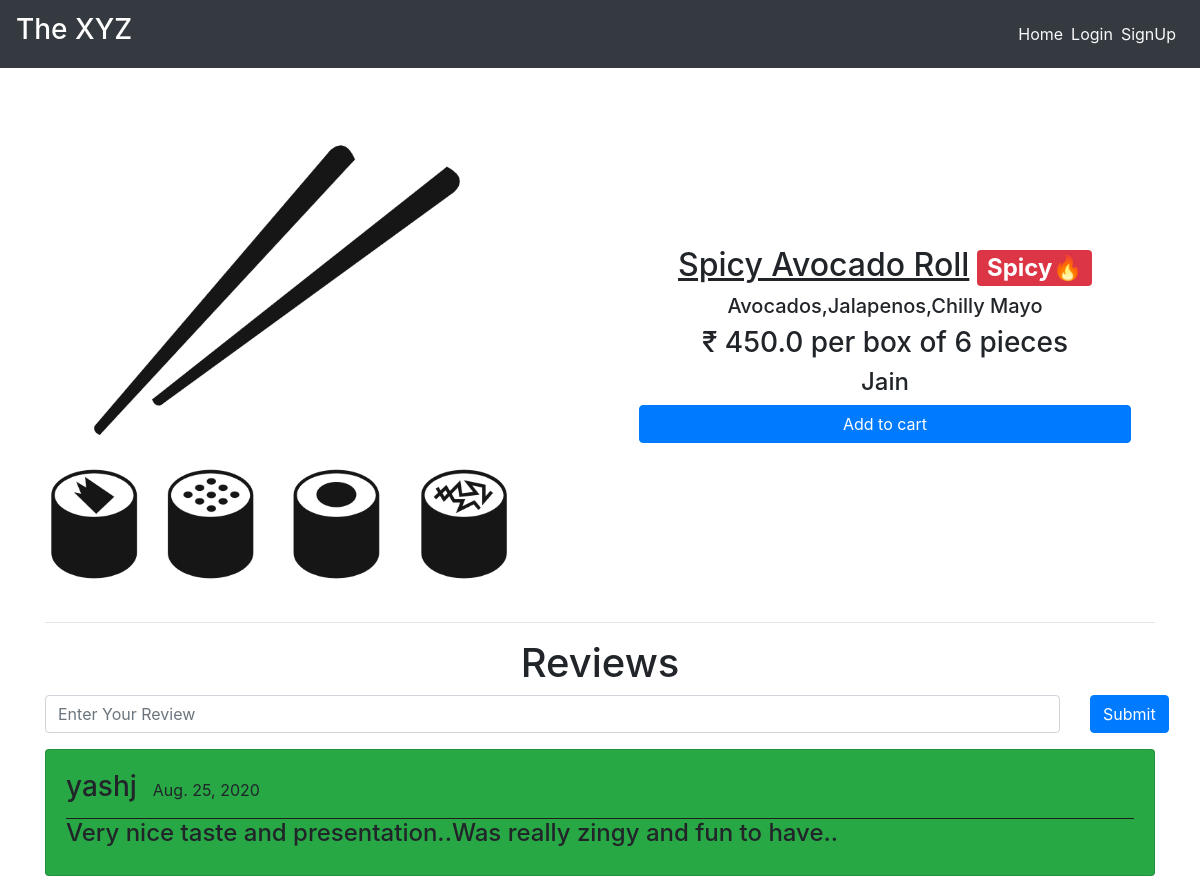
Before: /dishes/spicy-avocado with the older database file.
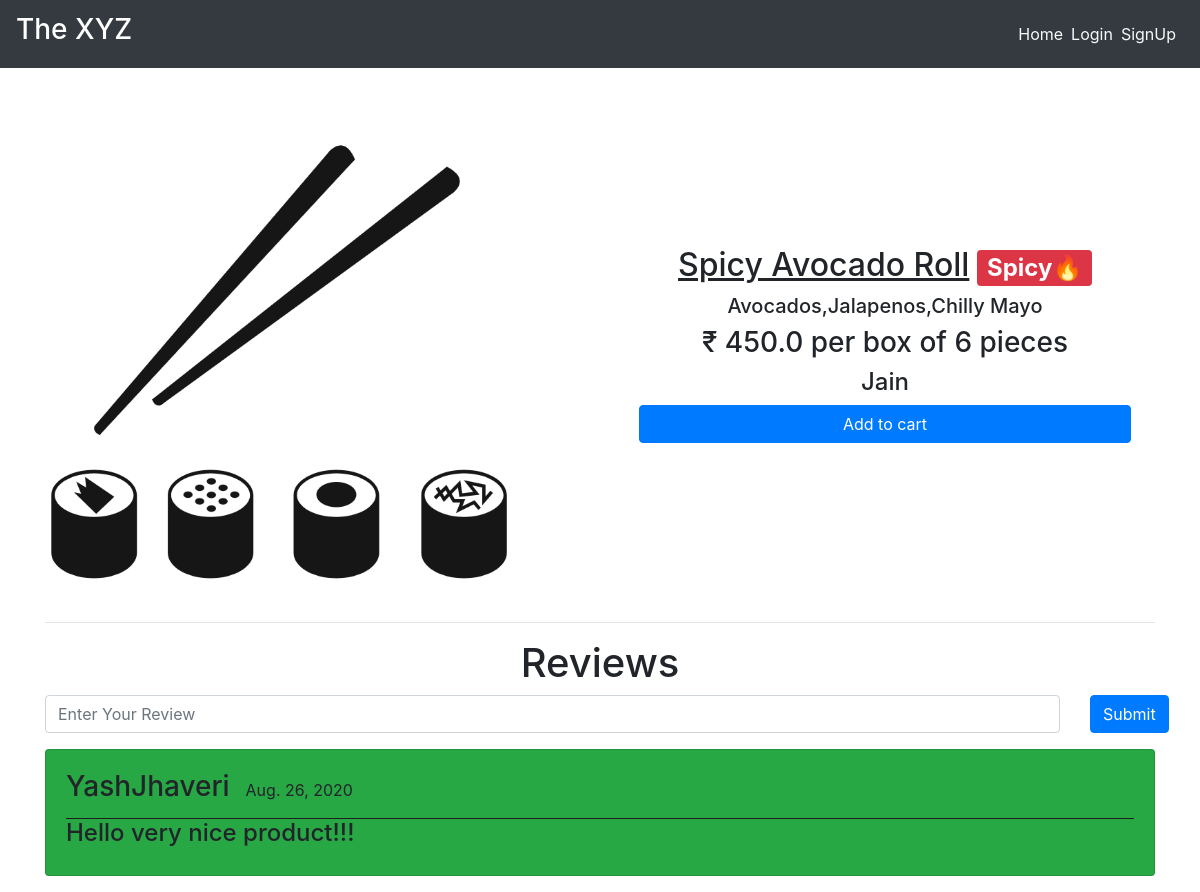
After: the same page with the newer database file.
### main/models.py (models this page shows, shortened)
class Reviews(models.Model):
    user = models.ForeignKey(User, on_delete = models.CASCADE)
    item = models.ForeignKey(Item, on_delete = models.CASCADE)
    rslug = models.SlugField()
    review = models.TextField()
    posted_on = models.DateField(default=timezone.now)
    class Meta:
        verbose_name = 'Review'
        verbose_name_plural = 'Reviews'

### main/views.py (the view)
# urls.py: path('dishes/<slug>', views.menuDetail, name='dishes'),
def menuDetail(request, slug):
    item = Item.objects.filter(slug=slug).first()
    reviews = Reviews.objects.filter(rslug=slug).order_by('-id')[:7]
    context = {
        'item' : item,
        'reviews' : reviews,
    }
    return render(request, 'main/dishes.html', context)

### main/templates/main/dishes.html (shortened to what this page needs)
{% extends "main/layout.html" %}
{% block content %}
<div class="dishes">
  <main class="mt-3 pt-4 main">
    <div class="container dark-grey-text">
      <div class="row wow fadeIn">
        <div class="col-md-6 mb-4">
          <img src="{{ item.image.url }}" class="img-fluid mt-4" alt="">
        </div>
        <div class="col-md-6 mb-4 information">
          <div class="p-4 content">
            <div class="mt-0">
                <h2><u>{{ item.title }}</u><span class="badge badge-{{ item.label_colour }} ml-2">{{ item.labels }}</span></h2>
            </div>
            <div class="lead">
              {% if item.description %}
              <h5>{{ item.description }}</h5>
              {% endif %}
              <h3>₹ {{ item.price }} per box of {{ item.pieces}} pieces</h3>
              <h4>{{ item.instructions }}</h4>
            </div>
            <a href="{% url 'main:add-to-cart' item.slug %}" class="btn btn-primary btn-md my-0 p">Add to cart</a>
          </div>
        </div>
      </div>
      <hr>
    </div>
  </main>
  <div class="container">
    <h1 class="text-center">Reviews</h1>
    <form action="{% url 'main:add_reviews' %}" method="POST" class="mb-3">
      <div class="row">
        <div class="col-sm-11">
          <input type="text" name="review" class="form-control" placeholder="Enter Your Review">
        </div>
        <div class="col-sm-1">
          <button type="submit" class="btn btn-primary">Submit</button>
        </div>
      </div>
    </form>
    {% for review in reviews %}
    <div class="main-reviews card bg-success mb-3">
      <div class="card-body">
        <div class="user_details" style="display: flex; border-bottom: 1px solid rgb(31, 30, 30);">
          <h3 class="mr-3">{{ review.user.username }} </h3>
          <p class="mt-2">{{ review.posted_on }}</p>
        </div>
          <h4>{{ review.review }}</h4>
      </div>
    </div>
    {% endfor %}
  </div>
</div>
{% endblock content %}

Changed rows visible on the page:
removed Reviews: user.username "yashj", posted_on "Aug. 25, 2020", review "Very nice taste and presentation..Was really zingy and fun to have.."
added Reviews: user.username "YashJhaveri", posted_on "Aug. 26, 2020", review "Hello very nice product!!!"
